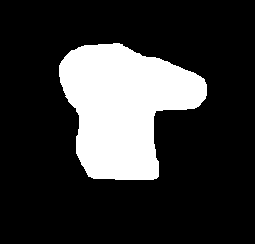
%> input picture ivp lab/iivp-lab-2017/iivp-lab-2017/Lab9 Pri/Image_1.bmp, 255 x 244 px
$ octave q1.m   (GNU Octave 9; MATLAB toolbox functions it lacks are replaced by stand-ins)
%> lines starting %> are read from the running program, lines starting %| are printed output that depends on the picture; in (x1, y1, x2, y2) boxes, pixels count from 0 and x2, y2 are one past the last pixel; in counts of white or black regions, pixels touching at a corner belong together; the program's own positions count from 1
clear;
img = imread('Image_1.bmp');
%> img: size 244x255 logical; 21% white; 1 white region, box (x1, y1, x2, y2) and area: (59, 43, 207, 180) 13041
img1 = img;
hold on;
subplot(2, 3, 1), subimage(img1), title('Original');
se1 = strel('square', 5);

for k = 1:6
    img1 = imerode(img1, se1);
end
%> this loop made 6 passes
%> pass 1, `img1 = imerode(img1, se1);`:
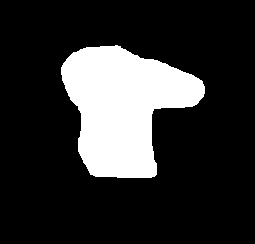
%> img1: size 244x255 logical; 19.1% white; 1 white region, box (x1, y1, x2, y2) and area: (61, 45, 205, 178) 11884
%> after the loop:
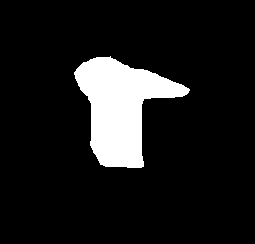
%> img1: size 244x255 logical; 10.7% white; 1 white region, box (x1, y1, x2, y2) and area: (74, 56, 190, 168) 6666
subplot(2, 3, 2), subimage(img1), title('Eroded');
subplot(2, 3, 3), subimage(img - img1), title('Original - Eroded');
%> after `subimage(img - img1)`:
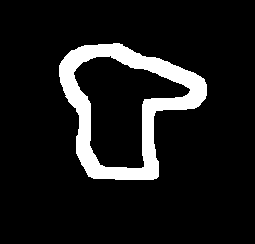
%> displayed picture: size 244x255, on the screen's scale of 0 to 255; 10.2% white; 1 white region, box (x1, y1, x2, y2) and area: (59, 43, 207, 180) 6375

img2 = img;
for k = 1:6
    img1 = imdilate(img1, se1);
end
%> this loop made 6 passes
%> pass 1, `img1 = imdilate(img1, se1);`:
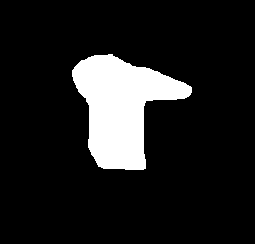
%> img1: size 244x255 logical; 12.2% white; 1 white region, box (x1, y1, x2, y2) and area: (72, 54, 192, 170) 7606
%> pass 2, `img1 = imdilate(img1, se1);`:
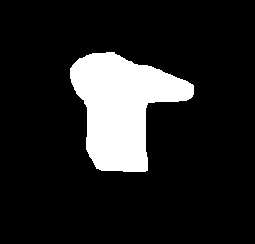
%> img1: size 244x255 logical; 13.8% white; 1 white region, box (x1, y1, x2, y2) and area: (70, 52, 194, 172) 8578
%> pass 3, `img1 = imdilate(img1, se1);`:
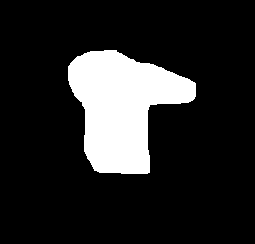
%> img1: size 244x255 logical; 15.4% white; 1 white region, box (x1, y1, x2, y2) and area: (68, 50, 196, 174) 9582
%> after the loop:
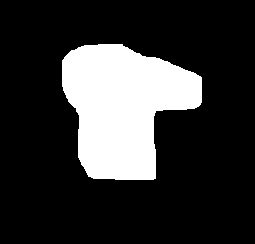
%> img1: size 244x255 logical; 20.5% white; 1 white region, box (x1, y1, x2, y2) and area: (62, 44, 202, 180) 12786
subplot(2, 3, 4), subimage(img), title('Original');
subplot(2, 3, 5), subimage(img2), title('Dilated');
subplot(2, 3, 6), subimage(img2 - img), title('Original - Dilated');

$ run again, with ivp lab/iivp-lab-2017/iivp-lab-2017/Lab9 Pri/Image_2.bmp copied over ivp lab/iivp-lab-2017/iivp-lab-2017/Lab9 Pri/Image_1.bmp
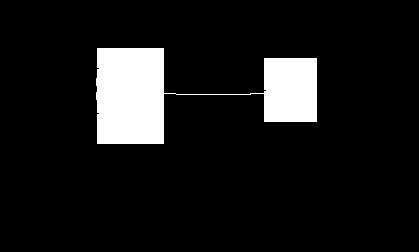
%> input picture ivp lab/iivp-lab-2017/iivp-lab-2017/Lab9 Pri/Image_2.bmp, 419 x 252 px
%> img: size 252x419 logical; 9.4% white; 1 white region, box (x1, y1, x2, y2) and area: (96, 48, 317, 144) 9935
%> after the loop `for k = 1:6`:
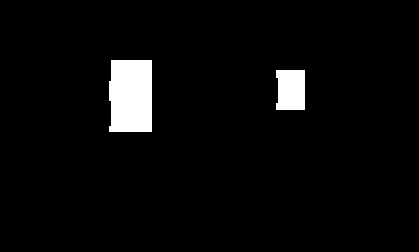
%> img1: size 252x419 logical; 3.9% white; 2 white regions, box (x1, y1, x2, y2) and area: (109, 60, 152, 132) 3004, (276, 70, 305, 110) 1110
%> after the loop `for k = 1:6`:
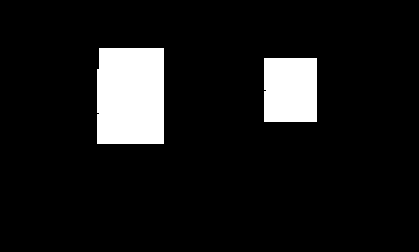
%> img1: size 252x419 logical; 9.3% white; 2 white regions, box (x1, y1, x2, y2) and area: (97, 48, 164, 144) 6388, (264, 58, 317, 122) 3390
